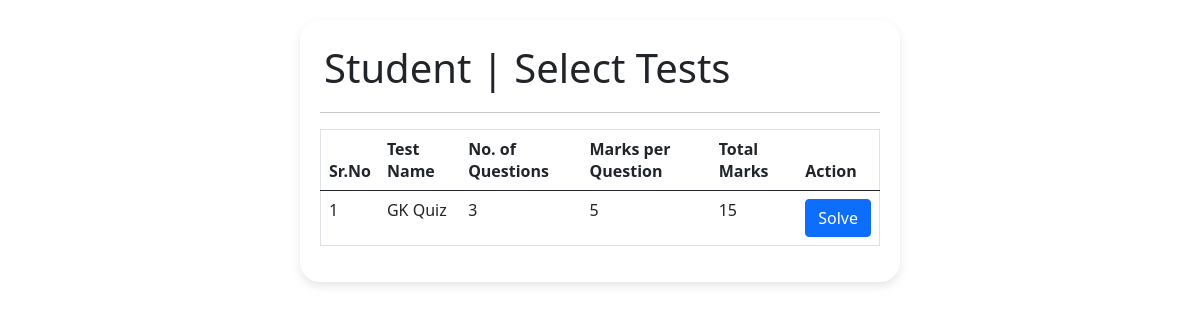
The app's page /student/select_test.php with its own data.
### tables this page shows
CREATE TABLE `test` (
  `test_id` int(11) NOT NULL,
  `test_name` varchar(24) NOT NULL,
  `noq` int(11) NOT NULL,
  `mpq` int(11) NOT NULL,
  `tm` int(11) NOT NULL
);

### student/select_test.php (the view, shortened to what this page needs)
<?php include '../config.php'; ?>
<!DOCTYPE html>
<html lang="en">
<head>
<link href="https://cdn.jsdelivr.net/npm/bootstrap@5.0.2/dist/css/bootstrap.min.css" rel="stylesheet">
<link rel="stylesheet" href="../style.css">
</head>
<body >
<div class="container" id="box">
    <h1 class="p-1">Student | Select Tests </h1> <hr>
    <table class="table border">
  <thead>
    <tr>
      <th scope="col">Sr.No</th>
      <th scope="col">Test Name</th>
      <th scope="col">No. of Questions</th>
      <th scope="col">Marks per Question</th>
      <th scope="col">Total Marks</th>
      <th scope="col">Action</th>
    </tr>
  </thead>
  <tbody>
 <?php
        $std_id = $_GET['std_id'];
 ?>
  <?php
    $sql = "SELECT * FROM `test`";
    $result = $conn->query($sql);
    $srno = 1;
    if ($result->num_rows > 0) {
      while($row = $result->fetch_assoc()) {
        echo "<tr>
              <td>{$srno}</td>
              <td>{$row['test_name']}</td>
              <td>{$row['noq']}</td>
              <td>{$row['mpq']}</td>
              <td>{$row['tm']}</td>
              <td>  <a href='solve_test.php?test_id={$row['test_id']}&std_id={$std_id}' class='btn btn-primary'>Solve</a> </td>
              </tr>";
            $srno++;
          }
        } else {
          echo "<tr><td colspan='6' class='text-center'>No tests available.</td></tr>";
        }
      ?>
  </tbody>
</table>
</div>
</body>
</html>

### style.css (style rules this page uses)
body { background-image: url('https://github.com/bhave5h/Quiz_Mitra/blob/main/Quiz_mitra/assets/bg.png?raw=true'); width: 100vw; height: 100vh; background-size: cover; margin: 0; padding: 0; font-family:system-ui, -apple-system, BlinkMacSystemFont, 'Segoe UI', Roboto, Oxygen, Ubuntu, Cantarell, 'Open Sans', 'Helvetica Neue', sans-serif; }
#box { background-color: #fff; width: 50vw; border-radius: 20px; padding: 20px; margin: 20px auto; box-shadow: 0 4px 10px rgba(0, 0, 0, 0.1); }

### records on screen
test: test_name "GK Quiz", noq "3", mpq "5", tm "15"
